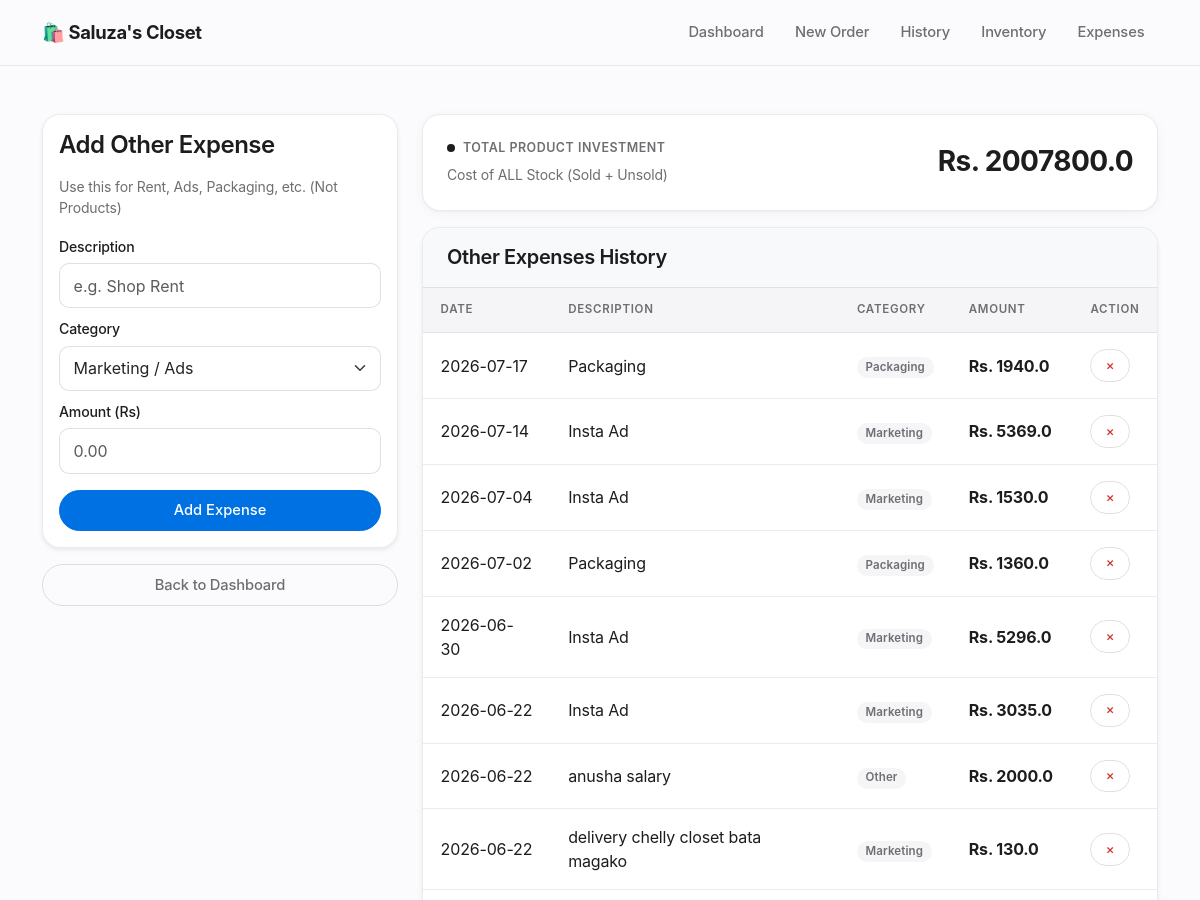
Before: /expenses (upper part) with the older database file.
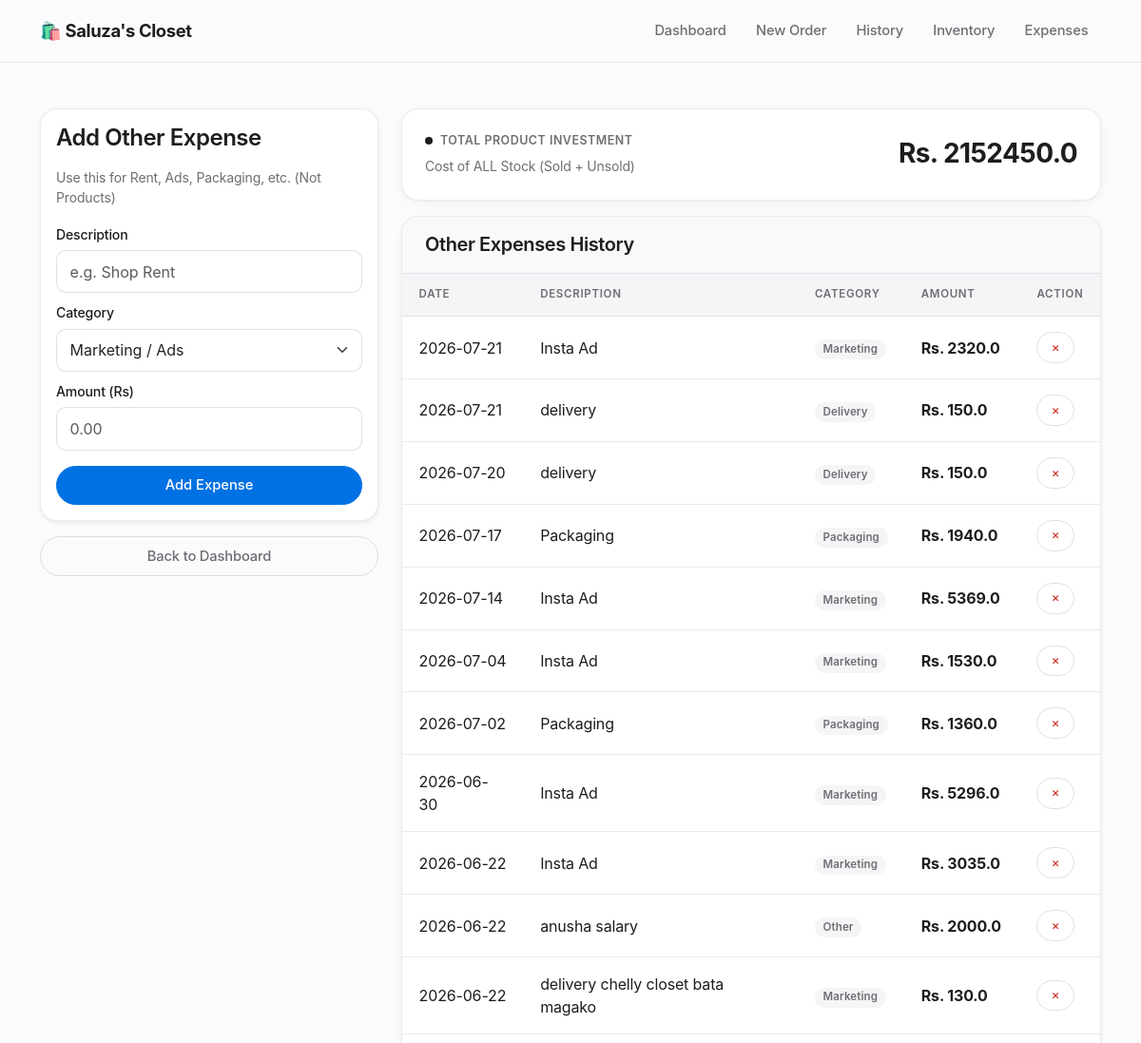
After: the same page with the newer database file.
### app.py (models this page shows)
class Expense(db.Model):
    id = db.Column(db.Integer, primary_key=True)
    description = db.Column(db.String(100), nullable=False)
    category = db.Column(db.String(50), nullable=False) # e.g. Rent, Marketing, Packaging
    amount = db.Column(db.Float, nullable=False)
    date = db.Column(db.DateTime, default=datetime.utcnow)

### app.py (the view, shortened to what this page needs)
@app.route('/expenses', methods=['GET', 'POST'])
def expenses():
    all_expenses = Expense.query.order_by(Expense.date.desc()).all()
    inventory_value = 0
    products = Product.query.all()
    for p in products:
        inventory_value += (p.stock * p.cost_price)
    sold_cost = 0
    order_items = OrderItem.query.all()
    for item in order_items:
        product = Product.query.get(item.product_id)
        if product:
            sold_cost += (item.quantity * product.cost_price)
    total_product_expense = inventory_value + sold_cost
    return render_template('expenses.html',
                           expenses=all_expenses,
                           product_expense=total_product_expense)

### templates/expenses.html (shortened to what this page needs)
{% extends "layout.html" %}
{% block content %}
<div class="row">
    <div class="col-md-4">
        <div class="card p-3 mb-3 shadow-sm">
            <h4 class="mb-3">Add Other Expense</h4>
            <p class="text-muted small">Use this for Rent, Ads, Packaging, etc. (Not Products)</p>
            <form method="POST">
                <label class="form-label">Description</label>
                <input type="text" name="description" class="form-control mb-2" placeholder="e.g. Shop Rent" required>
                <label class="form-label">Category</label>
                <select name="category" class="form-select mb-2">
                    <option value="Marketing">Marketing / Ads</option>
                </select>
                <label class="form-label">Amount (Rs)</label>
                <input type="number" name="amount" step="0.01" class="form-control mb-3" placeholder="0.00" required>
                <button type="submit" class="btn btn-primary w-100">Add Expense</button>
            </form>
        </div>
        <a href="/" class="btn btn-outline-secondary w-100">Back to Dashboard</a>
    </div>
    <div class="col-md-8">
        <div class="card mb-3">
            <div class="card-body d-flex justify-content-between align-items-center">
                <div>
                    <div class="d-flex align-items-center gap-2 mb-1">
                        <span style="width: 8px; height: 8px; border-radius: 50%; background: var(--text); display: inline-block;"></span>
                        <span style="font-size: 0.78rem; font-weight: 600; color: var(--text-secondary); text-transform: uppercase; letter-spacing: 0.04em;">Total Product Investment</span>
                    </div>
                    <small>Cost of ALL Stock (Sold + Unsold)</small>
                </div>
                <h3 class="mb-0" style="font-weight: 700;">Rs. {{ product_expense }}</h3>
            </div>
        </div>
        <div class="card shadow-sm">
            <div class="card-header bg-light border-bottom">
                <h5 class="mb-0">Other Expenses History</h5>
            </div>
            <div class="table-responsive">
                <table class="table table-hover mb-0 align-middle">
                    <thead class="table-light">
                        <tr>
                            <th>Date</th>
                            <th>Description</th>
                            <th>Category</th>
                            <th>Amount</th>
                            <th>Action</th>
                        </tr>
                    </thead>
                    <tbody>
                        {% for exp in expenses %}
                        <tr>
                            <td>{{ exp.date.strftime('%Y-%m-%d') }}</td>
                            <td>{{ exp.description }}</td>
                            <td><span class="badge bg-secondary">{{ exp.category }}</span></td>
                            <td class="fw-bold">Rs. {{ exp.amount }}</td>
                            <td>
                                <a href="/delete_expense/{{ exp.id }}" class="btn btn-sm btn-outline-danger" onclick="return confirm('Delete this expense?')">×</a>
                            </td>
                        </tr>
                        {% else %}
                        <tr>
                            <td colspan="5" class="text-center text-muted py-4">No other expenses added yet.</td>
                        </tr>
                        {% endfor %}
                    </tbody>
                </table>
            </div>
        </div>
    </div>
</div>
{% endblock %}

### templates/layout.html (shortened to what this page needs)
<!DOCTYPE html>
<html lang="en">
<head>
    <link href="https://cdn.jsdelivr.net/npm/bootstrap@5.3.0/dist/css/bootstrap.min.css" rel="stylesheet">
</head>
<body>
    <nav class="navbar navbar-expand-lg sticky-top">
        <div class="container">
            <a class="navbar-brand" href="/">
                🛍️ Saluza's Closet
            </a>
            <div class="collapse navbar-collapse" id="navbarNav">
                <ul class="navbar-nav ms-auto">
                    <li class="nav-item"><a class="nav-link" href="/">Dashboard</a></li>
                    <li class="nav-item"><a class="nav-link" href="/new_order">New Order</a></li>
                    <li class="nav-item"><a class="nav-link" href="/orders">History</a></li>
                    <li class="nav-item"><a class="nav-link" href="/inventory">Inventory</a></li>
                    <li class="nav-item"><a class="nav-link" href="/expenses">Expenses</a></li>
                </ul>
            </div>
        </div>
    </nav>
    <div class="container py-5 page-content">
        {% block content %}{% endblock %}
    </div>
</body>
</html>

### templates/layout.html (style rules this page uses)
:root { --accent: #0071e3; --accent-hover: #0077ed; --accent-active: #006edb; --accent-tint: rgba(0, 113, 227, 0.08); --bg: #fbfbfd; --surface: #ffffff; --surface-muted: #f5f5f7; --text: #1d1d1f; --text-secondary: #6e6e73; --text-tertiary: #86868b; --hairline: rgba(0, 0, 0, 0.08); --hairline-strong: rgba(0, 0, 0, 0.12); --success: #1d8a4a; --success-tint: rgba(29, 138, 74, 0.1); --warning: #b7791f; --warning-tint: rgba(183, 121, 31, 0.1); --danger: #d0342c; --danger-tint: rgba(208, 52, 44, 0.08); --info: #0071e3; --info-tint: rgba(0, 113, 227, 0.08); --radius-sm: 10px; --radius-md: 14px; --radius-lg: 18px; --radius-pill: 980px; --shadow-rest: 0 1px 2px rgba(0, 0, 0, 0.04), 0 2px 12px rgba(0, 0, 0, 0.04); --shadow-hover: 0 4px 10px rgba(0, 0, 0, 0.06), 0 10px 30px rgba(0, 0, 0, 0.07); --ease: cubic-bezier(0.28, 0.11, 0.32, 1); }
* { -webkit-font-smoothing: antialiased; -moz-osx-font-smoothing: grayscale; }
html { scroll-behavior: smooth; }
body { font-family: -apple-system, BlinkMacSystemFont, 'SF Pro Text', 'Inter', 'Segoe UI', Roboto, Helvetica, Arial, sans-serif; background-color: var(--bg); color: var(--text); letter-spacing: -0.01em; }
h1, h2, h3, h4, h5, h6 { font-weight: 600; letter-spacing: -0.02em; color: var(--text); }
a { color: var(--accent); }
small, .text-muted { color: var(--text-secondary) !important; }
.page-content { animation: pageIn 0.5s var(--ease) both; }
.navbar { background-color: rgba(251, 251, 253, 0.75); backdrop-filter: saturate(180%) blur(20px); -webkit-backdrop-filter: saturate(180%) blur(20px); border-bottom: 1px solid var(--hairline); box-shadow: none; padding: 0.85rem 0; transition: background-color 0.3s var(--ease); }
.navbar-brand { font-weight: 700; color: var(--text) !important; font-size: 1.15rem; letter-spacing: -0.02em; }
.nav-link { color: var(--text-secondary) !important; font-weight: 500; font-size: 0.92rem; margin-left: 0.25rem; padding: 0.4rem 0.85rem !important; border-radius: var(--radius-pill); transition: color 0.25s var(--ease), background-color 0.25s var(--ease); }
.card { border: 1px solid var(--hairline); border-radius: var(--radius-lg); box-shadow: var(--shadow-rest); background: var(--surface); transition: box-shadow 0.35s var(--ease), transform 0.35s var(--ease), border-color 0.35s var(--ease); }
.card-header { background-color: var(--surface); border-bottom: 1px solid var(--hairline); font-weight: 600; padding: 1.1rem 1.5rem; border-radius: var(--radius-lg) var(--radius-lg) 0 0 !important; }
.card-body { padding: 1.5rem; }
.btn { border-radius: var(--radius-pill); font-weight: 500; font-size: 0.92rem; padding: 0.55rem 1.3rem; box-shadow: none; border-width: 1px; transition: background-color 0.25s var(--ease), border-color 0.25s var(--ease), color 0.25s var(--ease), transform 0.15s var(--ease), box-shadow 0.25s var(--ease); }
.btn-sm { padding: 0.35rem 0.9rem; font-size: 0.82rem; }
.btn-primary { background-color: var(--accent); border-color: var(--accent); }
.btn-outline-secondary { color: var(--text-secondary); border-color: var(--hairline-strong); }
.btn-outline-danger { color: var(--danger); border-color: var(--hairline-strong); }
.table { margin-bottom: 0; }
.table thead th { background-color: var(--surface-muted); color: var(--text-secondary); font-size: 0.72rem; text-transform: uppercase; letter-spacing: 0.06em; font-weight: 600; border-bottom: 1px solid var(--hairline); padding: 0.85rem 1.1rem; }
.table tbody td { padding: 1rem 1.1rem; vertical-align: middle; color: var(--text); border-bottom: 1px solid var(--hairline); }
.table-hover tbody tr { transition: background-color 0.2s var(--ease); }
.badge { padding: 0.4em 0.75em; font-weight: 600; font-size: 0.72rem; letter-spacing: 0.01em; border-radius: var(--radius-pill); }
.badge.bg-secondary { background-color: var(--surface-muted) !important; color: var(--text-secondary) !important; }
.form-control, .form-select { border-radius: var(--radius-sm); border: 1px solid var(--hairline-strong); padding: 0.6rem 0.85rem; background-color: var(--surface); transition: border-color 0.25s var(--ease), box-shadow 0.25s var(--ease); }
.form-label { font-weight: 500; font-size: 0.88rem; color: var(--text); margin-bottom: 0.4rem; }

Changed rows visible on the page:
added Expense: date "2026-07-21", description "Insta Ad", category "Marketing", amount "2320.0"
added Expense: date "2026-07-21", description "delivery", category "Delivery", amount "150.0"
added Expense: date "2026-07-20", description "delivery", category "Delivery", amount "150.0"
Other visible differences:
{{ product_expense }}: "2007800.0" → "2152450.0"
